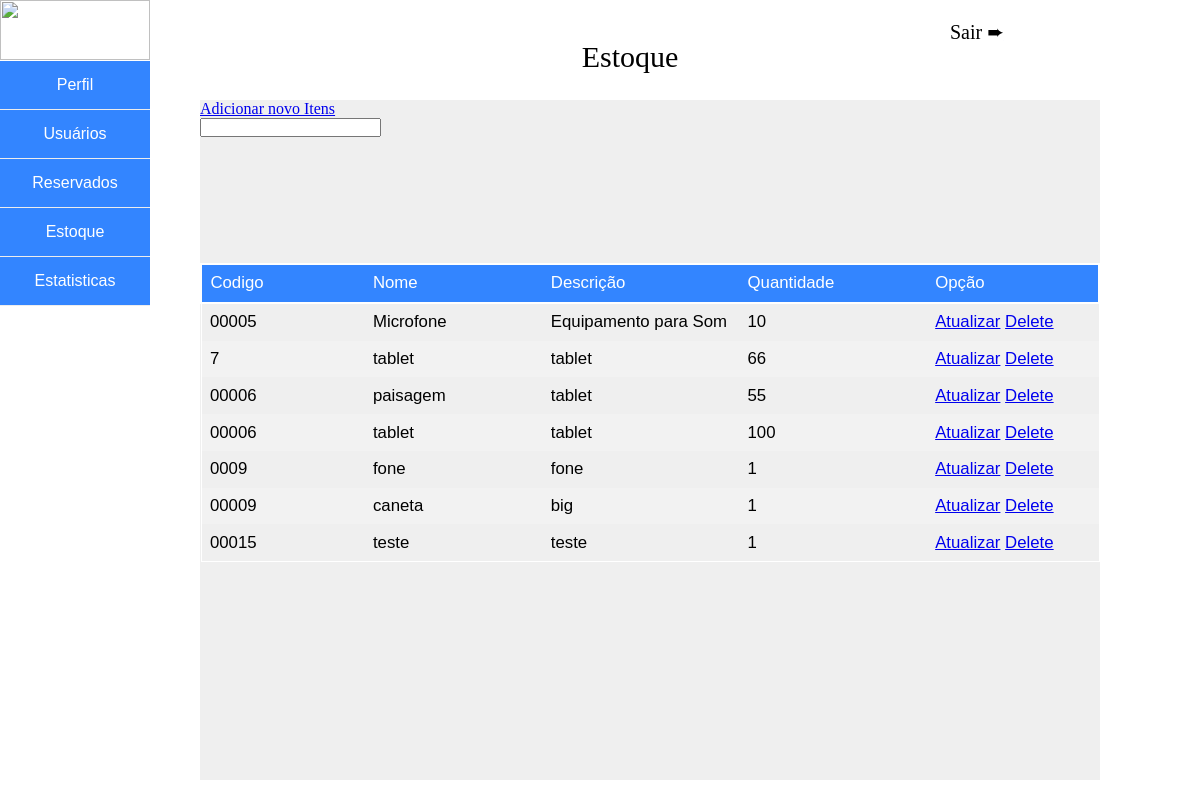
Page /logado/lib/stock.php (signed in) on the committed database.
### tables this page shows
CREATE TABLE `stock` (
  `id_item` int(11) NOT NULL,
  `code_item` varchar(5) NOT NULL,
  `amount_item` int(255) NOT NULL,
  `name_item` varchar(200) NOT NULL,
  `description_item` varchar(300) NOT NULL,
  `img_item` mediumblob NOT NULL
);

### crud/crud.php (the view, shortened to what this page needs)
<?php
$connect = new PDO("mysql:host=localhost; dbname=sistemreserve", "root", "root");
			?>
				<?php
	function read_stock() {
		global $connect;
		$select = $connect->prepare("SELECT * FROM stock");
		$select -> setFetchMode(PDO::FETCH_ASSOC);
		$select -> execute();
		while ($data=$select->fetch()){
		?>
		<tr>
			<br>
			<td><?php echo $data["code_item"];?></td>
			<td><?php echo $data["name_item"];?></td>
			<td><?php echo $data["description_item"];?></td>
			<td><?php echo $data["amount_item"];?></td>
			<td>
				<a href="update.php?edit_id=<?php echo $data['id_user']; ?>">Atualizar</a>
				<a href="delete.php?del_id=<?php echo $data['id_user']; ?>">Delete</a>
			</td>
		</tr>
		<?php
		}
	}
?>

### logado/lib/stock.php (shortened to what this page needs)
<html>
    <head>
    <link rel="stylesheet" type="text/css" href="../../assets/css/design.css">
    </head>
<body>
    <div class="cor">
            <div class="logofacima">
                    <img class="imgfaclogo" src="http://bit.ly/2yMoENh">
            </div>
            <div class="div-menu-lateral">
                    <nav class="menu">
                        <ul>
                            <li>
                                <a href="../lib/profile.php">Perfil</a>
                            </li>
                            <li>
                                <a href="../lib/user.php">Usuários</a>
                            </li>
                            <li>
                                <a href="../lib/reserve.php">Reservados</a>
                            </li>
                            <li>
                                <a href="../lib/stock.php">Estoque</a>
                            </li>
                            <li>
                                <a href="../lib/stats.php">Estatisticas</a>
                            </li>
                        </ul>
                    </nav>
            </div>
            <div class="absolutecabecalho">
                    Estoque
            </div>
            <div class="absoluteimgsair">
                    <a href="link-de-saida" title="SAIR">
                            <label for="bt_sair">Sair &#x27A8; </label>
                    </a>
            </div>
            <div class="divprincipal">
                <div>
                    <a href="add_stock.php">Adicionar novo Itens</a>
                </div>
                <div>
                    <input type="search" name="search">
                </div>
                <table>
                  <thead>
                    <tr>
                      <td>Codigo</td>
                      <td>Nome</td>
                      <td>Descrição</td>
                      <td>Quantidade</td>
                      <td>Opção</td>
                    </tr>
                  </thead>
                  <tbody>
                      <?php
                        read_stock();
                      ?>
                  </tbody>
                </table>
            </div>
    </div>
</body>
</html>

### assets/css/design.css (style rules this page uses)
* { margin: 0; padding: 0; }
.menu { width: 150px; height: 100%; background-color: #3385ff; font-family: Arial; }
.menu ul { list-style: none; position: relative; }
.menu ul li { width: 150px; float: none; border-bottom: 1px solid #ededed; }
.menu a { padding: 15px; display: block; text-decoration: none; text-align: center; background-color: #3385ff; color: #fff; }
.divprincipal { width: 80%; height: 85%; position: absolute; top: 100px; left: 25px; overflow: scroll; white-space: normal; background-color: #efefef; z-index: 1; overflow-x:auto; }
.divprincipal table { width: 100%; border-collapse: collapse; border: 1px solid #ffffff; font-family: "Arial"; font-size: 105%; }
.divprincipal table thead { border: 2px solid #fff; background-color: #3385ff; color: #fff; }
.divprincipal table tr:nth-child(even) { background-color: #f2f2f2 }
.divprincipal table td { width: 25em; text-align: left; padding: 0.5em; height: 30px; }
label[for="bt_sair"] { color: black; font-size: 20px; cursor: pointer; text-decoration: underline #FFFFFF; }
.cor { background-color: #FFFFFF; }
.imgfaclogo { width: 150px; height: 60px; }
@media (min-width: 1px) { .absoluteimgsair { width: 73px; height: 30px; position: absolute; top: 10px; left: 75px; overflow: visible; white-space: normal; background-color: #FFFFFF; z-index: 10; } }
@media (min-width: 801px) { .absoluteimgsair { width: 73px; height: 30px; position: absolute; top: 10px; left: 750px; overflow: visible; white-space: normal; background-color: #FFFFFF; z-index: 10; } }
@media (min-width: 801px) { .divprincipal { width: 70%; height: 85%; position: relative; top: 100px; left: 200px; overflow: scroll; white-space: normal; background-color: #efefef; z-index: 1; overflow-x:auto; } }
@media (min-width: 801px) { .divprincipal table { width: 100%; border-collapse: collapse; border: 1px solid #ffffff; font-family: "Arial"; font-size: 105%; } }
@media (min-width: 801px) { .divprincipal table thead { border: 2px solid #fff; background-color: #3385ff; color: #fff; } }
@media (min-width: 801px) { .divprincipal table tr:nth-child(even) { background-color: #f2f2f2 } }
@media (min-width: 801px) { .divprincipal table td { width: 25em; text-align: left; padding: 0.5em; height: 30px; } }
@media (min-width: 801px) { .absolutecabecalho { width: 300px; height: 30px; position: absolute; top: 40px; left: 40%; overflow: visible; white-space: normal; background-color: #FFFFFF; text-align: center; font-family: Pacifico, serif; font-size: 30px; z-index: 2; } }
@media (min-width: 801px) { .div-menu-lateral { top: 61px; position: absolute; z-index: 3; } }
@media (min-width: 801px) { .logofacima { position: absolute; } }
@media (min-width: 1024px) { .absoluteimgsair { width: 73px; height: 30px; position: absolute; top: 20px; left: 950px; overflow: visible; white-space: normal; background-color: #FFFFFF; z-index: 10; } }
@media (min-width: 1024px) { .divprincipal { width: 75%; height: 85%; position: relative; top: 100px; left: 200px; overflow: scroll; white-space: normal; background-color: #efefef; z-index: 1; overflow-x:auto; } }
@media (min-width: 1024px) { .divprincipal table { width: 100%; border-collapse: collapse; border: 1px solid #ffffff; font-family: "Arial"; font-size: 105%; } }
@media (min-width: 1024px) { .divprincipal table thead { border: 2px solid #fff; background-color: #3385ff; color: #fff; } }
@media (min-width: 1024px) { .divprincipal table tr:nth-child(even) { background-color: #f2f2f2 } }
@media (min-width: 1024px) { .divprincipal table td { width: 25em; text-align: left; padding: 0.5em; height: 30px; } }
@media (min-width: 1024px) { .absolutecabecalho { width: 300px; height: 30px; position: absolute; top: 40px; left: 40%; overflow: visible; white-space: normal; background-color: #FFFFFF; text-align: center; font-family: Pacifico, serif; font-size: 30px; z-index: 2; } }
@media (min-width: 1024px) { .div-menu-lateral { top: 61px; position: absolute; z-index: 3; } }
@media (min-width: 1024px) { .logofacima { position: absolute; } }

### rows in the picture
stock: code_item "00005", name_item "Microfone", description_item "Equipamento para Som", amount_item "10"
stock: code_item "7", name_item "tablet", description_item "tablet", amount_item "66"
stock: code_item "00006", name_item "paisagem", description_item "tablet", amount_item "55"
stock: code_item "00006", name_item "tablet", description_item "tablet", amount_item "100"
stock: code_item "0009", name_item "fone", description_item "fone", amount_item "1"
stock: code_item "00009", name_item "caneta", description_item "big", amount_item "1"
stock: code_item "00015", name_item "teste", description_item "teste", amount_item "1"
